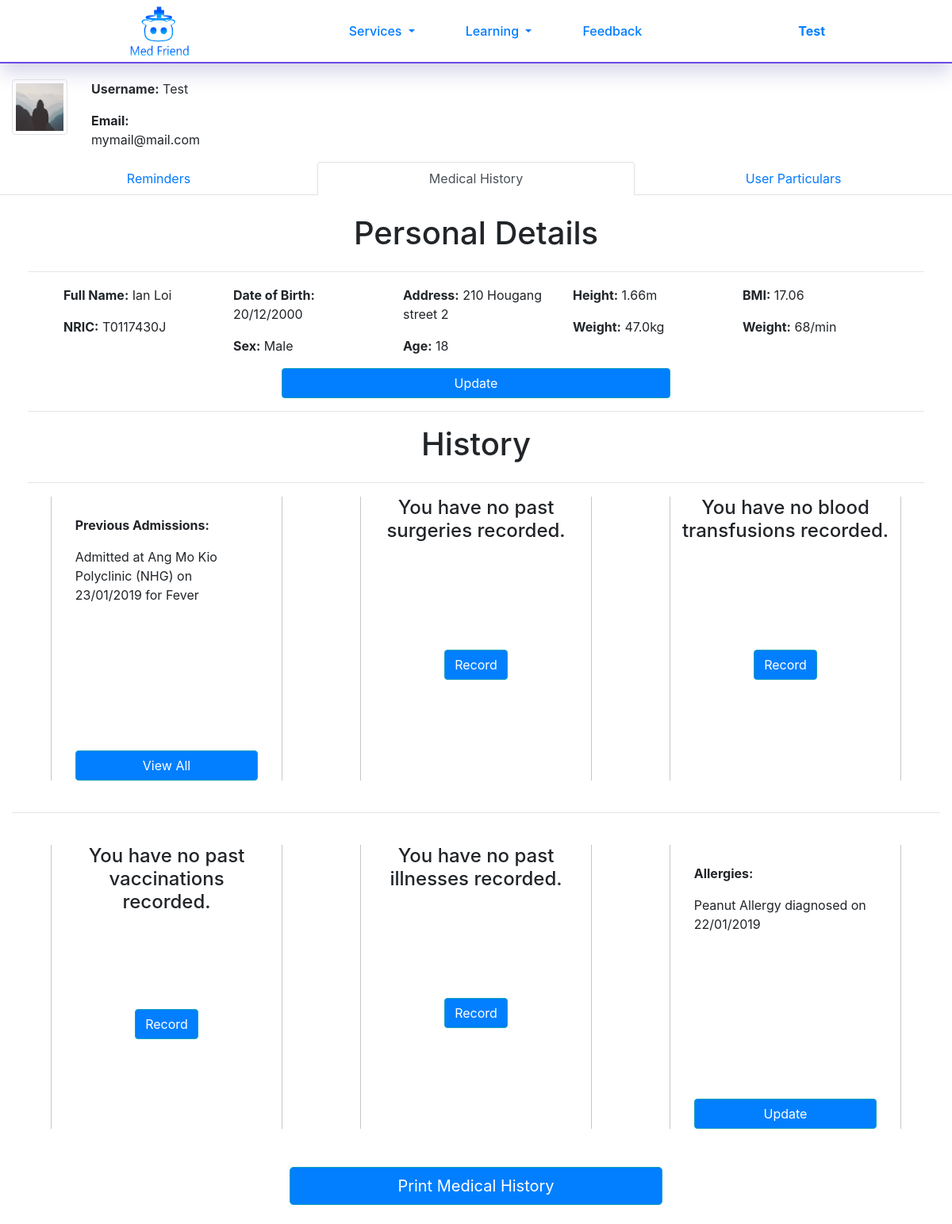
Page /Profile/History (signed in) on the earlier database version.
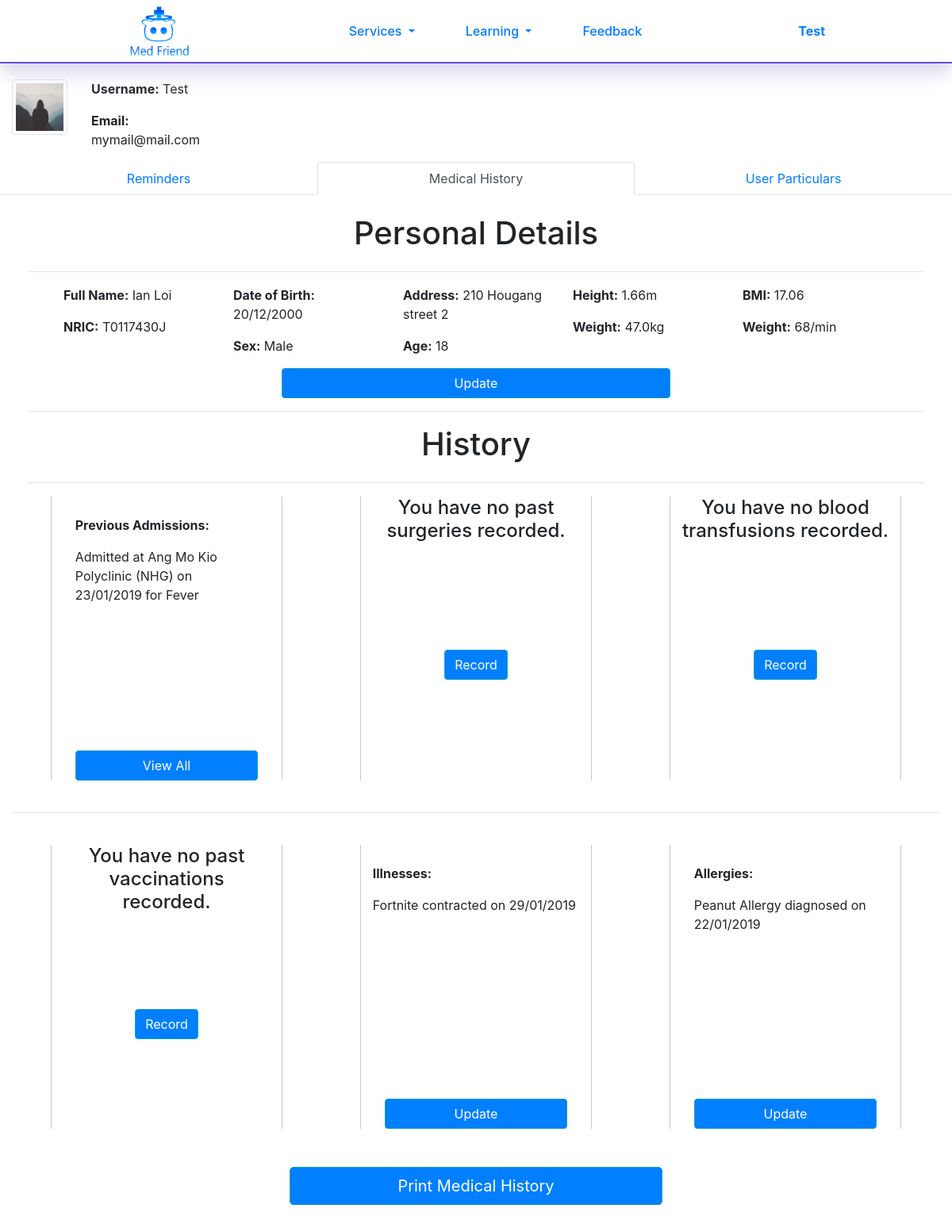
Same page on the later database version.
### Flask/Models.py (models this page shows)
class Illnesses(db.Model):
    id = db.Column(db.Integer, primary_key=True)
    illness = db.Column(db.String(100), nullable=False)
    date = db.Column(db.DateTime, nullable=True)
    user_id = db.Column(db.Integer, db.ForeignKey('user.id'), nullable=False)

### Flask/users/routes.py (the view)
@users.route("/Profile/History", methods = ['POST', 'GET'])
@login_required
def profile_history():
    image_files = url_for('static', filename=f"images/Profile_Picture/{current_user.image_file}")
    return render_template("Users/profile.html", title="History", image_file=image_files)

### Flask/Models.py (called while the page is built)
@login_manager.user_loader
def load_user(user_id):
    return User.query.get(int(user_id))

### Flask/templates/Users/profile.html
{% extends "layout.html" %}
{% block content %}
<link rel="stylesheet" type="text/css" href="{{ url_for('static', filename='css/profile.css') }}" />
<div id="profilecontainer" class="container-fluid">
    <div class="row justify-content-start">
        <div id="profile_picture" class="col-lg-1">
            <img id="userprofilepic" src="{{ image_file }}" class="img-fluid img-thumbnail" data-toggle="modal"
                data-target="#picchange">
        </div>
        <div class="col-2">
            <p>
                <b>Username:</b>
                {{ current_user.username }}
            </p>
            <p>
                <b> Email:</b>
                {{ current_user.email }}
            </p>
        </div>
    </div>
</div>
<div id="moreinfo">
    <nav>
        <ul class="nav nav-tabs nav-justified">
            <li class="nav-item">
                {% if title == "Reminder" or title == "Profile" %}
                <a id="remindernav" class="nav-link active" href="{{ url_for('users.profile_reminder') }}">Reminders</a>
                {% else %}
                <a id="remindernav" class="nav-link" href="{{ url_for('users.profile_reminder') }}">Reminders</a>
                {% endif %}
            </li>
            <li class="nav-item">
                {% if title == "History" %}
                <a id="medicalhistorynav" class="nav-link active" href="{{ url_for('users.profile_history') }}">Medical
                    History</a>
                {% else %}
                <a id="medicalhistorynav" class="nav-link" href="{{ url_for('users.profile_history') }}">Medical History</a>
                {% endif %}
            </li>
            <li class="nav-item">
                {% if title == "Edit" %}
                <a id="userinfonav" class="nav-link active" href="{{ url_for('users.profile_edit') }}">User Particulars</a>
                {% else %}
                <a id="userinfonav" class="nav-link" href="{{ url_for('users.profile_edit') }}">User Particulars</a>
                {% endif %}
            </li>
        </ul>
    </nav>
    <div class="container-fluid">
        {% if title == "History" %}
        {% include 'Users/profile_medhist.html' %}
        {% elif title == "Reminder" %}
        {% include 'Users/profile_reminder.html' %}
        {% elif title == "Edit" %}
        {% include 'Users/profile_edit.html' %}
        {% endif %}
    </div>
</div>
{% endblock %}

### Flask/templates/Users/profile_medhist.html (shortened to what the changed rows need)
<link rel="stylesheet" type="text/css" href="{{ url_for('static', filename='css/profile.css') }}" />
<br>
<div class="row justify-content-center">
    <h1> Personal Details</h1>
    <br>
    <div id="breaklines" class="col-12 row justify-content-center">
        <br>
        <br>
        <h1 class="col-12 text-center"> History </h1>
        <br>
    </div>
    <div id="histories2" class="row col-12 justify-content-around">
        <div id="illnesses" class="row justify-content-start col-3">
            {% if current_user.illnesses %}
            <div class="vh-history">
                <br>
                <p>
                    <b>Illnesses:</b>
                    {% for i in range(current_user.illnesses|length) %}
                    {% if current_user.illnesses[i] %}
                    <div class="row">
                        <p class="col">
                            {{ current_user.illnesses[i].illness }}
                            contracted on {{
                            current_user.illnesses[i].date.strftime('%d/%m/%Y') }}
                        </p>
                    </div>
                    {% endif %}
                    {% endfor %}
                </p>
            </div>
            <div class="text-center col-12">
                <a href="{{ url_for('medical_history.Update_Record', record='Allergies') }}">
                    <button class="btn btn-info col"> Update </button>
                </a>
            </div>
            {% else %}
            <div class="row justify-content-center">
                <h4 class="text-center col-12"> You have no past illnesses recorded. </h4>
                <div class="text-center">
                    <a href="{{ url_for('medical_history.Update_Record', record='Illnesses') }}">
                        <button class="btn btn-info col"> Record </button>
                    </a>
                </div>
            </div>
            {% endif %}
        </div>
    </div>
</div>

Differences in the rows shown:
added Illnesses: illness "Fortnite", date "29/01/2019"
Other differences:
text no longer shown: "You have no past illnesses recorded. Record"
text now shown: "Illnesses: Update"
new list line: "contracted on"
